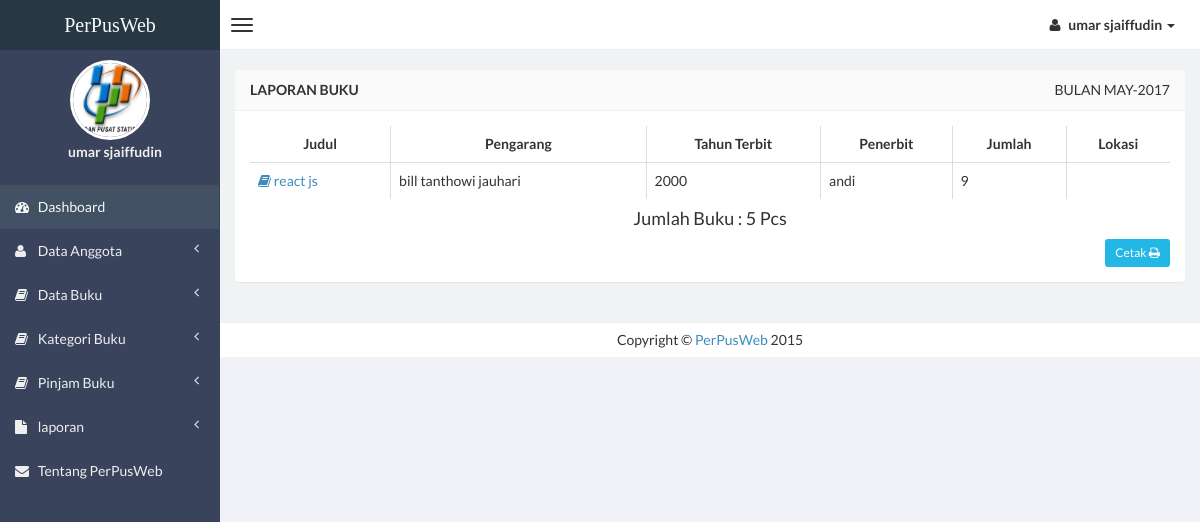
The page /admin/laporanbuku.php (signed in) on the database its author committed.
### tables this page shows
CREATE TABLE `data_buku` (
  `id` int(5) NOT NULL AUTO_INCREMENT,
  `judul` varchar(250) NOT NULL,
  `photo` varchar(255) NOT NULL,
  `pengarang` varchar(250) NOT NULL,
  `th_terbit` varchar(4) NOT NULL,
  `penerbit` varchar(250) NOT NULL,
  `kategori` varchar(50) NOT NULL,
  `jumlah_buku` int(2) NOT NULL,
  `tgl_input` timestamp NOT NULL DEFAULT CURRENT_TIMESTAMP ON UPDATE CURRENT_TIMESTAMP,
  PRIMARY KEY (`id`)
);

### admin/laporanbuku.php (the view)
<?php
    require_once "layouts/header.php";
?>
                <section class="content">
                    <div class="row">
                        <div class="col-xs-12">
                            <div class="panel">
                                <header class="panel-heading">
                                    <b>Laporan Buku</b> <span class="pull-right">Bulan <?php echo Date('M-Y'); ?></span>
                                </header>
                                <div class="panel-body table-responsive">
                                    <?php
                                        $bulan = Date('m');
                                        $query1="select * from data_buku where month(tgl_input)=$bulan";
                                        $tampil=mysqli_query($conn, $query1) or die(mysql_error());
                                    ?>
                                    <table id="example" class="table table-hover table-bordered">
                                      <thead>
                                          <tr>
                                            <th><center>Judul </center></th>
                                            <th><center>Pengarang </center></th>
                                            <th><center>Tahun Terbit </center></th>
                                            <th><center>Penerbit </center></th>
                                            <th><center>Jumlah </center></th>
                                            <th><center>Lokasi </center></th>
                                          </tr>
                                      </thead>
                                     <?php while($data=mysqli_fetch_array($tampil))
                                    { ?>
                                    <tbody>
                                        <tr>
                                        <td><a href="404.php?hal=edit&kd=<?php echo $data['id'];?>"><span class="fa fa-book"></span> <?php echo $data['judul']; ?></a></td>
                                        <td><?php echo $data['pengarang']; ?></td>
                                        <td><?php echo $data['th_terbit'];?></td>
                                        <td><?php echo $data['penerbit'];?></td>
                                        <td><?php echo $data['jumlah_buku'];?></td>
                                        <td><?php echo $data['lokasi'];?></td>
                                    <?php
                                  }
                                  ?>
                                   </tbody>
                                </table>
                                  <?php $tampil=mysqli_query($conn, "select * from data_buku order by id");
                                  $buku=mysqli_num_rows($tampil);
                                    ?>
                                <center><h4>Jumlah Buku : <?php echo "$buku"; ?> Pcs </h4> </center>
                                <div class="text-right" style="margin-top: 10px;">
                                     <a href="buku.php" class="btn btn-sm btn-info">Cetak <i class="fa fa-print"></i></a>
                                </div>
                                </div>
                            </div>
                        </div>
                    </div>
                </section>
<?php
    require_once "layouts/footer.php";
?>

### rows shown on the page
data_buku: judul "react js", pengarang "bill tanthowi jauhari", th_terbit "2000", penerbit "andi", jumlah_buku "9"

### other values the page prints
$_SESSION['fullname'] "umar sjaiffudin"
Date('M-Y') "MAY-2017"
$buku "5"
